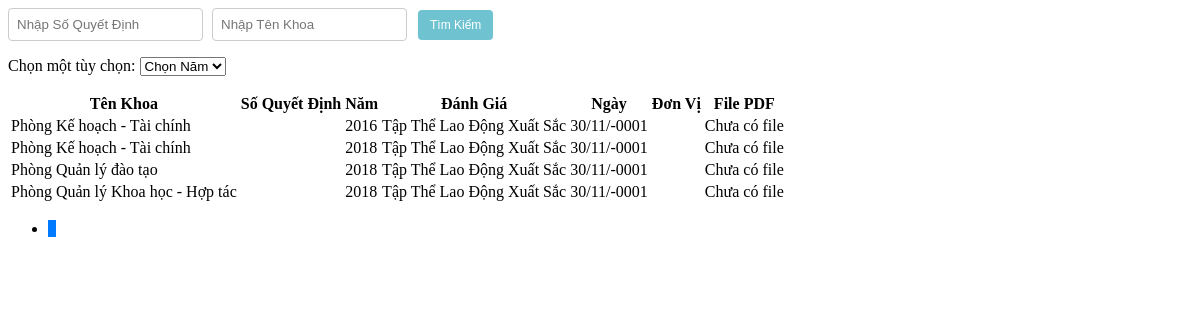
Page /Admin/danhgiaTTxsview.php on the earlier database version.
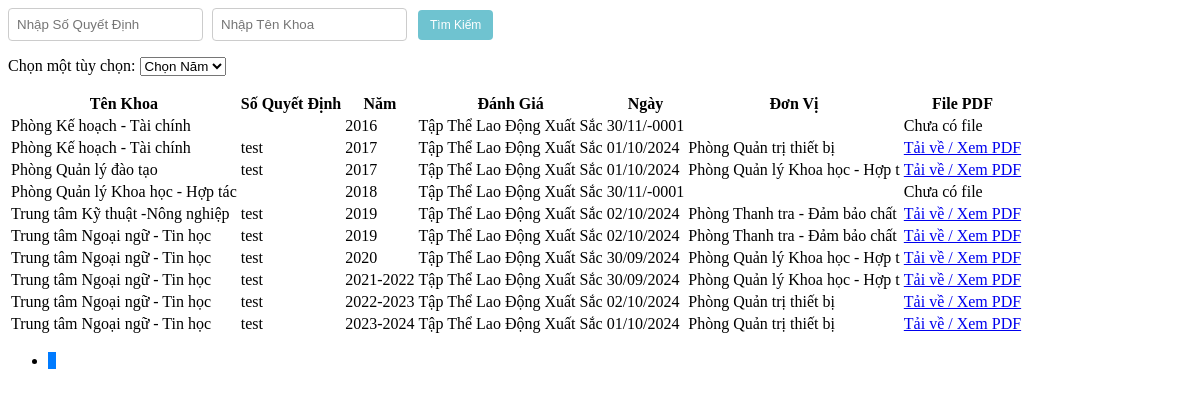
Same page on the later database version.
### tables this page shows
CREATE TABLE `danhgiatt` (
  `MaDGTT` int(20) NOT NULL,
  `MaKhoa` int(20) NOT NULL,
  `SoQD` varchar(100) NOT NULL,
  `Manam` int(20) NOT NULL,
  `DanhGia` varchar(50) NOT NULL DEFAULT 'Chờ Đánh Giá',
  `Ngay` date NOT NULL,
  `DonVi` varchar(30) NOT NULL,
  `FilePDF` varchar(50) DEFAULT NULL
);

CREATE TABLE `khoa` (
  `MaKhoa` int(20) NOT NULL,
  `TenKhoa` varchar(50) NOT NULL,
  `MoTa` varchar(100) NOT NULL
);

CREATE TABLE `nam` (
  `Manam` int(20) NOT NULL,
  `Nam` varchar(20) NOT NULL
);

### Admin/danhgiaTT.php (called while the page is built, shortened)
<?php
include('./Khoa.php');
include('./nam.php');
class DanhgiaTT {
    public static function layTongSoDanhGiaxs($conn) {
        $sql = "SELECT COUNT(*) FROM danhgiatt WHERE DanhGia IN ('Tập Thể Lao Động Xuất Sắc')";
        $result = $conn->query($sql);
        $row = $result->fetch_row();
        return $row[0];
    }
    public static function layDanhGiaxsPhanTrang($conn, $startFrom, $recordsPerPage) {
        $sql = "SELECT * FROM danhgiatt WHERE DanhGia IN ('Tập Thể Lao Động Xuất Sắc') ORDER BY Manam ASC LIMIT $startFrom, $recordsPerPage";
        $result = $conn->query($sql);
        $danhgiattList = array();
        if ($result->num_rows > 0) {
            while($row = $result->fetch_assoc()) {
                $khoa_obj = Khoa::layKhoa($conn, $row["MaKhoa"]);
                $nam_obj = Nam::laynam($conn, $row["Manam"]);
                $danhgiatt_obj = new DanhgiaTT();
                $danhgiatt_obj->MaDGTT = $row["MaDGTT"];
                $danhgiatt_obj->MaKhoa = $khoa_obj->TenKhoa;
                $danhgiatt_obj->SoQD = $row["SoQD"];
                $danhgiatt_obj->Manam = $nam_obj->Nam;
                $danhgiatt_obj->DanhGia = $row["DanhGia"];
                $danhgiatt_obj->Ngay = $row["Ngay"];
                $danhgiatt_obj->DonVi = $row["DonVi"];
                $danhgiatt_obj->FilePDF = $row["FilePDF"];
                $danhgiattList[] = $danhgiatt_obj;
            }
        }
        return $danhgiattList;
    }
}
?>

### Admin/Khoa.php (called while the page is built, shortened)
<?php
class Khoa {
    public static function layKhoa($conn, $id) {
        $sql = "SELECT * FROM Khoa WHERE MaKhoa = $id";
        $result = mysqli_query($conn, $sql);
        $Khoa = new Khoa();
        if ($row = mysqli_fetch_assoc($result)) {
            $Khoa->MaKhoa = $row['MaKhoa'];
            $Khoa->TenKhoa = $row['TenKhoa'];
            $Khoa->MoTa = $row["MoTa"];
        }
        return $Khoa;
    }
}
?>

### Admin/nam.php (called while the page is built, shortened)
<?php
    class Nam {
        public static function laynam($conn, $id) {
            $sql = "SELECT * FROM nam WHERE Manam = $id";
            $result = mysqli_query($conn, $sql);
            $nam = new Nam();
            $row = mysqli_fetch_assoc($result);
            $nam->Manam = $row['Manam'];
            $nam->Nam = $row['Nam'];
            return $nam;
        }
    }
?>

### Admin/danhgiaTTxsview.php (the view, shortened to what this page needs)
<?php
include('./danhgiaTT.php');
$awardMap = [
    'Tập Thể Lao Động Xuất Sắc' => 'Tập Thể Lao Động Xuất Sắc',
];
$recordsPerPage = 10;
$currentPage = isset($_GET['page']) ? (int)$_GET['page'] : 1;
$startFrom = ($currentPage - 1) * $recordsPerPage;
$totalRecords = DanhgiaTT::layTongSoDanhGiaxs($conn);
$totalPages = ceil($totalRecords / $recordsPerPage);
$data = DanhgiaTT::layDanhGiaxsPhanTrang($conn, $startFrom, $recordsPerPage);
?>
<div class="search-box">
    <input type="text" id="searchSoQD" placeholder="Nhập Số Quyết Định" />
    <input type="text" id="searchTenKhoa" placeholder="Nhập Tên Khoa" />
    <button class="btn btn-custom btn-custom-primary" onclick="searchData()">Tìm Kiếm</button>
</div>
<div class="combobox">
    <label for="options">Chọn một tùy chọn:</label>
    <select name="options" id="options" onchange="fetchAndDisplayDanhGia(this.value)">
        <option value="">Chọn Năm</option>
    </select>
</div>
<table class="table table-bordered">
    <thead>
        <tr>
            <th>Tên Khoa</th>
            <th>Số Quyết Định</th>
            <th>Năm</th>
            <th>Đánh Giá</th>
            <th>Ngày</th>
            <th>Đơn Vị</th>
            <th>File PDF</th>
        </tr>
    </thead>
    <tbody id="danhgiaxs-table-body">
        <?php
        foreach ($data as $item) {
            $danhGia = isset($awardMap[$item->DanhGia]) ? $awardMap[$item->DanhGia] : $item->DanhGia;
        ?>
            <tr>
                <td scope="row"><?php echo htmlspecialchars($item->MaKhoa) ; ?></td>
                <td><?php echo htmlspecialchars($item->SoQD ?? "Cần Thêm Số Quyết Đinh Cho $item->MaKhoa");?></td>
                <td><?php echo htmlspecialchars($item->Manam ?? "Cần Thêm Năm Cho $item->MaKhoa"); ?></td>
                <td><?php echo htmlspecialchars($danhGia);?></td>
                <td><?php echo date_format(date_create($item->Ngay), "d/m/Y");?></td>
                <td><?php echo htmlspecialchars($item->DonVi); ?></td>
                <td>
                    <?php if ($item->FilePDF): ?>
                        <a href="./<?php echo htmlspecialchars($item->FilePDF); ?>" target="_blank">
                            Tải về / Xem PDF
                        </a>
                    <?php else: ?>
                        Chưa có file
                    <?php endif; ?>
                </td>
            </tr>
        <?php
        }
        ?>
    </tbody>
</table>
<nav aria-label="Page navigation">
    <ul class="pagination">
        <?php for ($i = 1; $i <= $totalPages; $i++): ?>
            <li class="page-item <?php echo $i == $currentPage ? 'active' : ''; ?>">
                <a class="page-link" href="?p=danhgiaTTxs&page=<?php echo $i; ?>"><?php echo $i; ?></a>
            </li>
        <?php endfor; ?>
    </ul>
</nav>

### Admin/danhgiaTTxsview.php (style rules this page uses)
.pagination { background-color: transparent; border: none; box-shadow: none; }
.page-item { background-color: transparent; border: none; box-shadow: none; }
.page-link { background-color: transparent; border: none; box-shadow: none; color: #007bff; }
.page-item.active .page-link { background-color: #007bff; border-color: #007bff; }
.btn-custom { background-color: #6fc3d0; border: none; color: white; padding: 9px 10px; font-size: 12px; margin: 2px; cursor: pointer; border-radius: 4px; transition: background-color 0.3s ease, transform 0.3s ease; }
.btn-custom-primary { background-color: #6fc3d0; }
.search-box { margin-bottom: 15px; }
.search-box input { padding: 8px; margin-right: 5px; border-radius: 4px; border: 1px solid #ccc; }
.search-box button { padding: 8px 12px; }

Differences in the rows shown:
changed danhgiatt (number 2 of 10 on the later page): SoQD (not shown) → "test"; Manam.Nam "2018" → "2017"; Ngay "30/11/-0001" → "01/10/2024"; DonVi (not shown) → "Phòng Quản trị thiết bị"; FilePDF "Chưa có file" → "Tải về / Xem PDF"
changed danhgiatt "Phòng Quản lý đào tạo": SoQD (not shown) → "test"; Manam.Nam "2018" → "2017"; Ngay "30/11/-0001" → "01/10/2024"; DonVi (not shown) → "Phòng Quản lý Khoa học - Hợp t"; FilePDF "Chưa có file" → "Tải về / Xem PDF"
added danhgiatt: MaKhoa.TenKhoa "Trung tâm Kỹ thuật -Nông nghiệp", SoQD "test", Manam.Nam "2019", DanhGia "Tập Thể Lao Động Xuất Sắc", Ngay "02/10/2024", DonVi "Phòng Thanh tra - Đảm bảo chất"
added danhgiatt: MaKhoa.TenKhoa "Trung tâm Ngoại ngữ - Tin học", SoQD "test", Manam.Nam "2019", DanhGia "Tập Thể Lao Động Xuất Sắc", Ngay "02/10/2024", DonVi "Phòng Thanh tra - Đảm bảo chất"
added danhgiatt: MaKhoa.TenKhoa "Trung tâm Ngoại ngữ - Tin học", SoQD "test", Manam.Nam "2020", DanhGia "Tập Thể Lao Động Xuất Sắc", Ngay "30/09/2024", DonVi "Phòng Quản lý Khoa học - Hợp t"
added danhgiatt: MaKhoa.TenKhoa "Trung tâm Ngoại ngữ - Tin học", SoQD "test", Manam.Nam "2021-2022", DanhGia "Tập Thể Lao Động Xuất Sắc", Ngay "30/09/2024", DonVi "Phòng Quản lý Khoa học - Hợp t"
added danhgiatt: MaKhoa.TenKhoa "Trung tâm Ngoại ngữ - Tin học", SoQD "test", Manam.Nam "2022-2023", DanhGia "Tập Thể Lao Động Xuất Sắc", Ngay "02/10/2024", DonVi "Phòng Quản trị thiết bị"
added danhgiatt: MaKhoa.TenKhoa "Trung tâm Ngoại ngữ - Tin học", SoQD "test", Manam.Nam "2023-2024", DanhGia "Tập Thể Lao Động Xuất Sắc", Ngay "01/10/2024", DonVi "Phòng Quản trị thiết bị"
